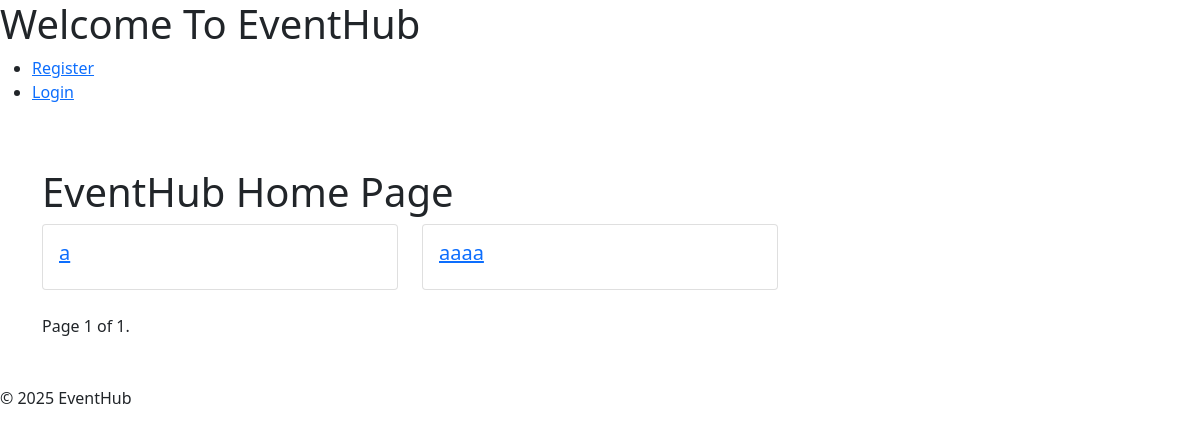
Before: / with the older database file.
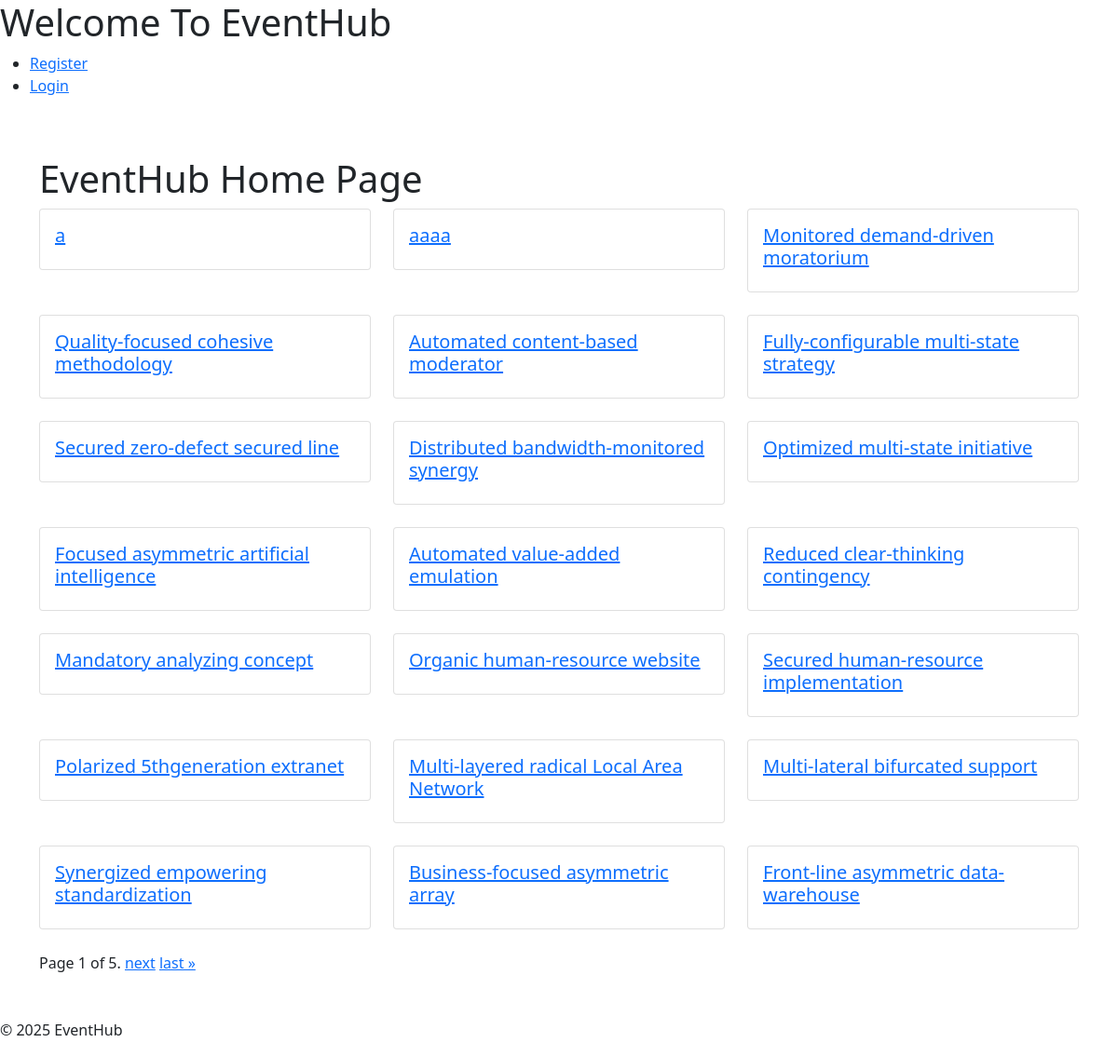
After: the same page with the newer database file.
### events/models.py (models this page shows, shortened)
class Event(models.Model):
    title = models.CharField(max_length=200)
    owner = models.ForeignKey(User, on_delete=models.CASCADE)
    description = models.TextField()
    date = models.DateField()
    start_time = models.TimeField(default='12:00:00')
    end_time = models.TimeField(default='13:00:00')
    location = models.CharField(max_length=200)
    max_participants = models.IntegerField()
    current_participants = models.IntegerField(default=0)
    type = models.CharField(max_length=200)
    created_at = models.DateTimeField(auto_now_add=True)

### events/views.py (the view)
# urls.py: 2. Add a URL to urlpatterns:  path('', views.home, name='home')
def home(request):
    events = Event.objects.all()
    paginator = Paginator(events, 21)
    page_number = request.GET.get('page')
    page_obj = paginator.get_page(page_number)
    return render(request, 'events/home.html', {'page_obj': page_obj})

### events/templates/events/home.html (shortened to what this page needs)
{% extends "base.html" %}
{% block content %}
<div class="container py-5">
    <h1>EventHub Home Page</h1>
    <div class="row">
        {% for event in page_obj %}
            <div class="col-md-4 mb-4">
                <div class="card">
                    <div class="card-body">
                        <h5 class="card-title"><a href="{% url 'events:event_detail' event.id %}">{{ event.title }}</a></h5>
                    </div>
                </div>
            </div>
        {% endfor %}
    </div>
    <div class="pagination">
        <span class="step-links">
            <span class="current">
                Page {{ page_obj.number }} of {{ page_obj.paginator.num_pages }}.
            </span>
            {% if page_obj.has_next %}
                <a href="?page={{ page_obj.next_page_number }}">next</a>
                <a href="?page={{ page_obj.paginator.num_pages }}">last &raquo;</a>
            {% endif %}
        </span>
    </div>
</div>
{% endblock %}

### templates/base.html (shortened to what this page needs)
<!DOCTYPE html>
<html lang="en">
<head>
    <link href="https://cdn.jsdelivr.net/npm/bootstrap@5.1.3/dist/css/bootstrap.min.css" rel="stylesheet">
</head>
<body>
    <header>
        <h1><a href="{% url 'events:home' %}" class="text-decoration-none text-dark">Welcome To EventHub</a></h1>
        <nav>
            <ul>
                {% if user.is_authenticated %}
                <li><a href="{% url 'usersapp:logout' %}">Logout</a></li>
                <li><a href="{% url 'usersapp:profile' user.username %}">Profile</a></li>
                <li><a href="{% url 'events:create_event' %}">Create Event</a></li>
                {% else %}
                <li><a href="{% url 'usersapp:register' %}">Register</a></li>
                <li><a href="{% url 'usersapp:login' %}">Login</a></li>
                {% endif %}
            </ul>
        </nav>
    </header>
    <main>
        {% block content %}
        {% endblock %}
    </main>
    <footer>
        <p>&copy; 2025 EventHub</p>
    </footer>
</body>
</html>

Changed rows visible on the page:
added Event: title "Monitored demand-driven moratorium"
added Event: title "Quality-focused cohesive methodology"
added Event: title "Automated content-based moderator"
added Event: title "Fully-configurable multi-state strategy"
added Event: title "Secured zero-defect secured line"
added Event: title "Distributed bandwidth-monitored synergy"
added Event: title "Optimized multi-state initiative"
added Event: title "Focused asymmetric artificial intelligence"
added Event: title "Automated value-added emulation"
added Event: title "Reduced clear-thinking contingency"
added Event: title "Mandatory analyzing concept"
added Event: title "Organic human-resource website"
added Event: title "Secured human-resource implementation"
added Event: title "Polarized 5thgeneration extranet"
added Event: title "Multi-layered radical Local Area Network"
added Event: title "Multi-lateral bifurcated support"
added Event: title "Synergized empowering standardization"
added Event: title "Business-focused asymmetric array"
added Event: title "Front-line asymmetric data-warehouse"
Other visible differences:
{{ page_obj.paginator.num_pages }}: "1" → "5"
text now shown: "next last »"
